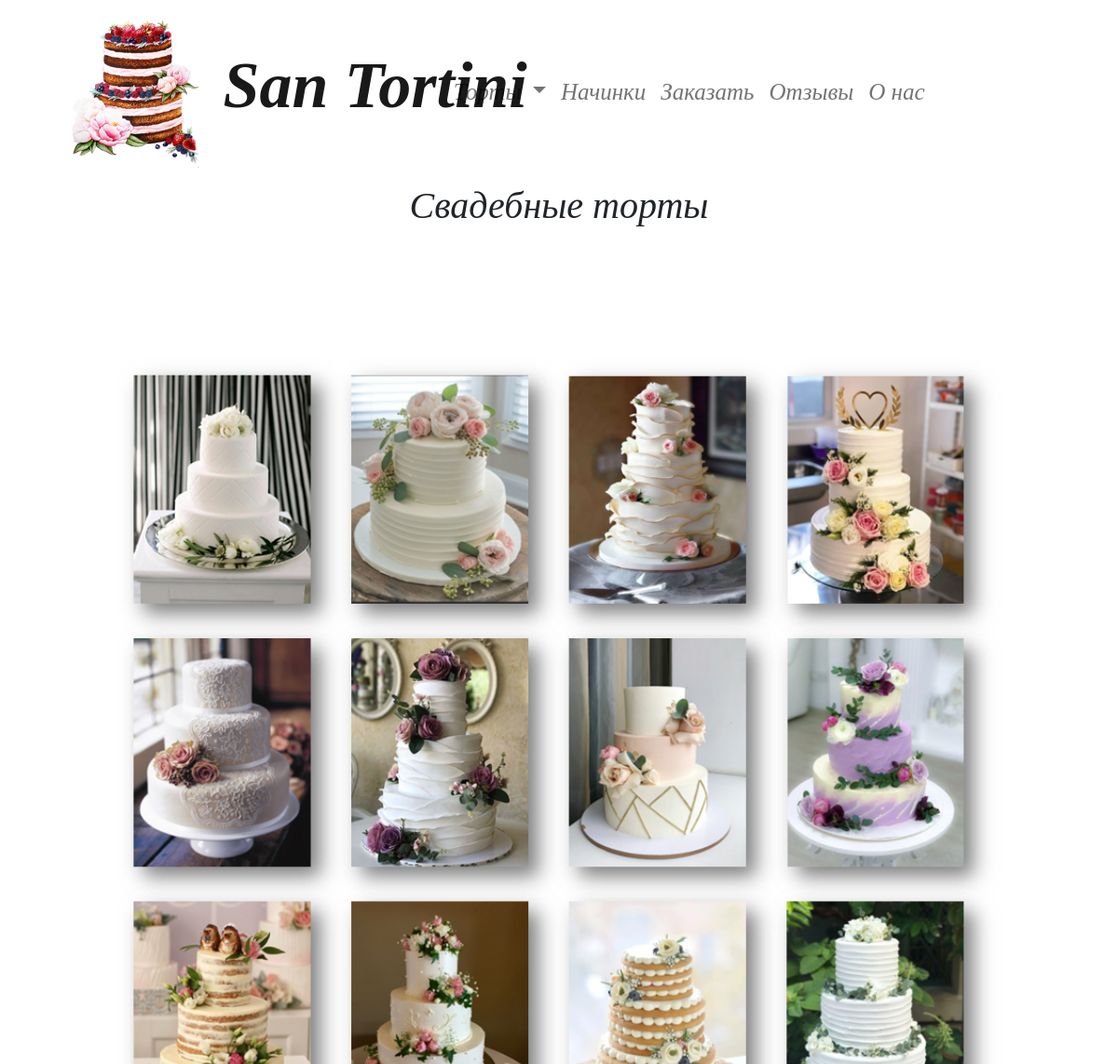
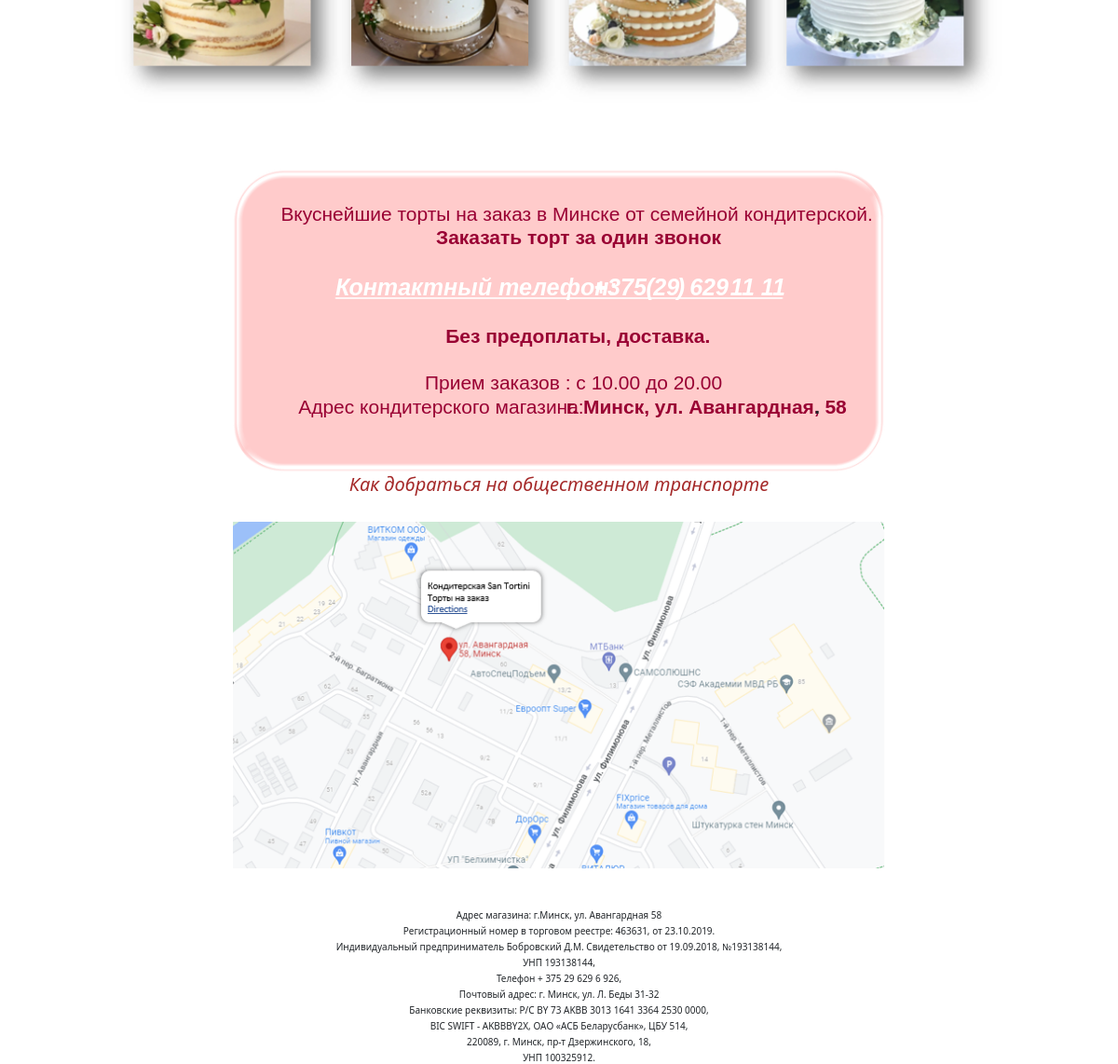
/sample/7/, run on the app's committed database (2 pictures, top to bottom).
### cakes/models.py (models this page shows)
class Sample(models.Model):
    sample = models.CharField(max_length=30)
    images = models.ImageField(upload_to='images')
    product = models.ForeignKey(Product, on_delete=models.CASCADE)
    def __str__(self):
        return self.sample

### cakes/views.py (the view)
# urls.py: path('sample/<int:sample_id>/', views.sample, name='sample'),
def sample(request, sample_id):
    sample = get_object_or_404(models.Sample, id=sample_id)
    samples = models.Sample.objects.filter(sample=sample)
    context = {'sample': sample, 'samples': samples}
    return render(request, 'sample.html', context)

### cakes/templates/sample.html (shortened to what this page needs)
{% extends 'base.html' %}
{% load static%}
{% block content %}
{% for sample in samples %}
<div class="container-product">
    <h1 style="text-align: center;font-style: italic; font-family: Edwardian Script ITC; ">{{ sample.sample }}</h1>
    <img src="{{ sample.images.url }}" width="100%">
{% endfor %}
{% endblock %}

### data on the page
Sample: sample "Свадебные торты", images (picture)
